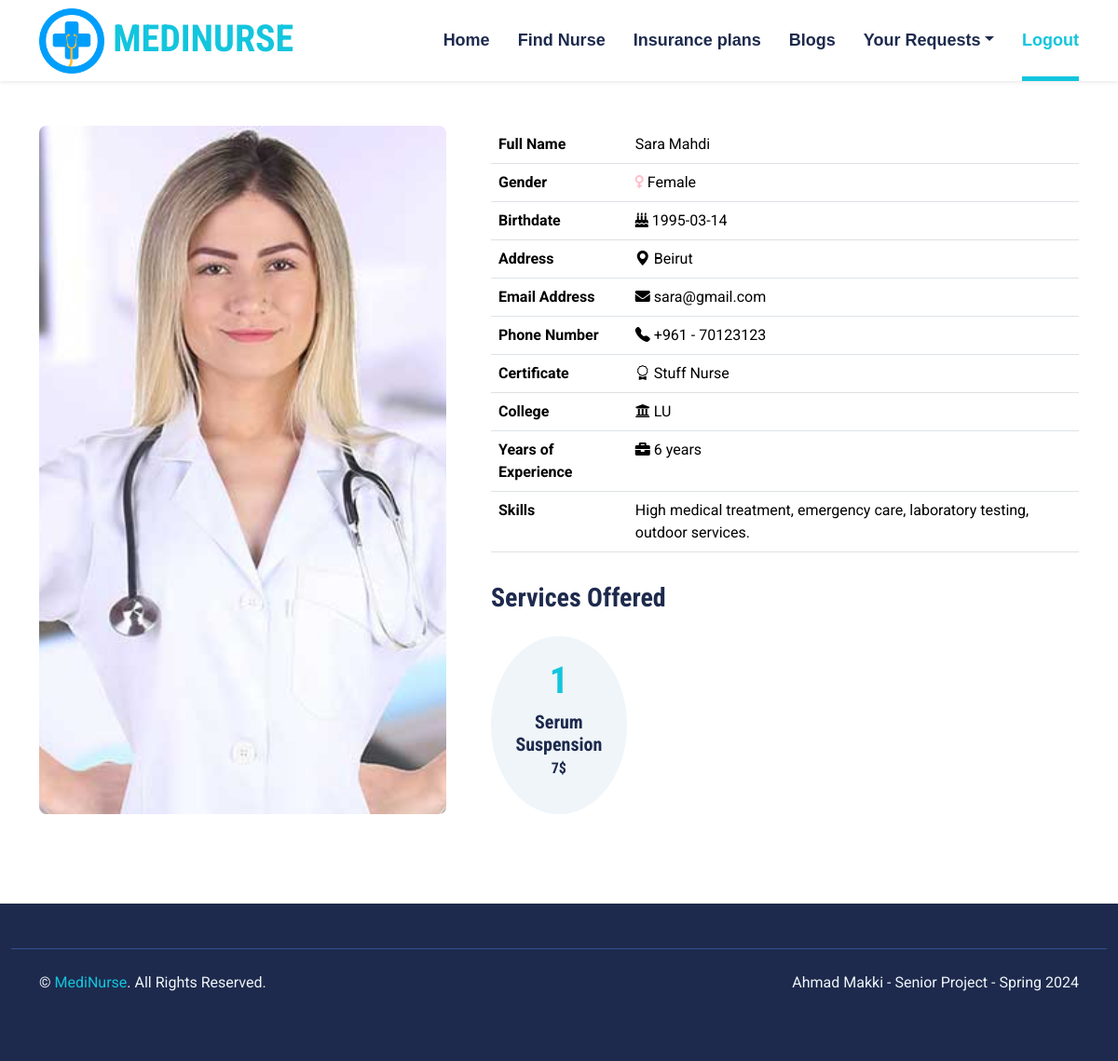
Screenshot of /patients/nurse-details.php?id=165 with the database file from the repository.
### tables this page shows
CREATE TABLE IF NOT EXISTS `nurses` (
  `nurseID` int(11) NOT NULL,
  `first_name` varchar(100) NOT NULL,
  `last_name` varchar(100) NOT NULL,
  `gender` varchar(100) NOT NULL,
  `birthdate` date NOT NULL,
  `profile` varchar(2500) NOT NULL,
  `address` varchar(100) NOT NULL,
  `email` varchar(100) NOT NULL,
  `phone` int(11) NOT NULL,
  `password` varchar(100) NOT NULL,
  `certificate` varchar(100) NOT NULL,
  `college` varchar(100) NOT NULL,
  `years_of_experience` int(11) NOT NULL,
  `skills` text NOT NULL,
  PRIMARY KEY (`nurseID`)
);

CREATE TABLE IF NOT EXISTS `services` (
  `serviceID` int(11) NOT NULL AUTO_INCREMENT,
  `name` varchar(1000) NOT NULL,
  `description` text NOT NULL,
  `price` int(11) NOT NULL,
  `nurseID` int(11) NOT NULL,
  PRIMARY KEY (`serviceID`)
);

### patients/nurse-details.php (the view, shortened to what this page needs)
<?php include "head.php"; ?>
<body>
<?php include "navbar.php"; ?>
<?php
$nid = $_GET['id'];
$result = mysqli_query($con,"SELECT * FROM nurses WHERE nurseID='$nid'");
$row = mysqli_fetch_array($result);
?>
<div class="container-fluid py-5" id="about">
        <div class="container">
            <div class="row gx-5">
                <div class="col-lg-5 mb-5 mb-lg-0" style="min-height: 500px;">
                    <div class="position-relative h-100">
                        <img class="position-absolute w-100 h-100 rounded" src="../nurses-profile/<?php echo $row['profile'] ?>" style="object-fit: cover;">
                    </div>
                </div>
                <div class="col-lg-7">
                <table class="table table-hover" style="color:black">
                    <tr>
                        <th>Full Name</th>
                        <td><?php echo $row['first_name'] ?> <?php echo $row['last_name'] ?></td>
                    </tr>
                    <tr>
                        <th>Gender</th>
                        <?php if($row['gender']=="Male"){?>
                        <td><i class="fa fa-mars" style="color:blue"></i> <?php echo $row['gender'] ?></td>
                        <?php }else{?>
                        <td><i class="fa fa-venus" style="color:pink"></i> <?php echo $row['gender'] ?></td>
                        <?php } ?>
                    </tr>
                    <tr>
                        <th>Birthdate</th>
                        <td><i class="fa fa-birthday-cake"></i> <?php echo $row['birthdate'] ?></td>
                    </tr>
                    <tr>
                        <th>Address</th>
                        <td><i class="bi bi-geo-alt-fill"></i> <?php echo $row['address'] ?></td>
                    </tr>
                    <tr>
                        <th>Email Address</th>
                        <td><i class="fa fa-envelope"></i> <?php echo $row['email'] ?></td>
                    </tr>
                    <tr>
                        <th>Phone Number</th>
                        <td><i class="bi bi-telephone-fill"></i> +961 - <?php echo $row['phone'] ?></td>
                    </tr>
                    <tr>
                        <th>Certificate</th>
                        <td><i class="bi bi-award"></i> <?php echo $row['certificate'] ?></td>
                    </tr>
                    <tr>
                        <th>College</th>
                        <td><i class="fa fa-university"></i> <?php echo $row['college'] ?></td>
                    </tr>
                    <tr>
                        <th>Years of Experience</th>
                        <td><i class="fa fa-briefcase"></i> <?php echo $row['years_of_experience'] ?> years</td>
                    </tr>
                    <tr>
                        <th>Skills</th>
                        <td><i class="bi bi-skills"></i> <?php echo $row['skills'] ?></td>
                    </tr>
                </table>
            <div class="row g-3 pt-3">
                <h3>Services Offered</h3>
<?php
$result = mysqli_query($con,"SELECT * FROM services WHERE nurseID='$nid'");
if(mysqli_num_rows($result)>0){ $n=1;
while($row = mysqli_fetch_array($result)){
?>
                        <div class="col-sm-3 col-6">
                            <div class="bg-light text-center rounded-circle py-4">
                                <h1 class="text-primary"><?php echo $n ?></h1>
                                <h5 class="mb-1"><?php echo $row['name'] ?></h5>
                                <h6 class="mb-3"><?php echo $row['price'] ?>$</h6>
                            </div>
                        </div>
                        <?php $n++;}} else {echo 'No services available';}?>
        </div></div> </div></div> </div>
<?php include "footer.php"; ?>

### css/style.css (style rules this page uses)
:root { --primary: #13C5DD; --secondary: #354F8E; --light: #EFF5F9; --dark: #1D2A4D; }

### rows the page displays
nurses: profile (picture), first_name "Sara", last_name "Mahdi", gender "Female", birthdate "1995-03-14", address "Beirut", email "sara@gmail.com", phone "70123123", certificate "Stuff Nurse", college "LU", years_of_experience "6", skills "High medical treatment, emergency care, laboratory testing, outdoor services."
services: name "Serum Suspension", price "7"
